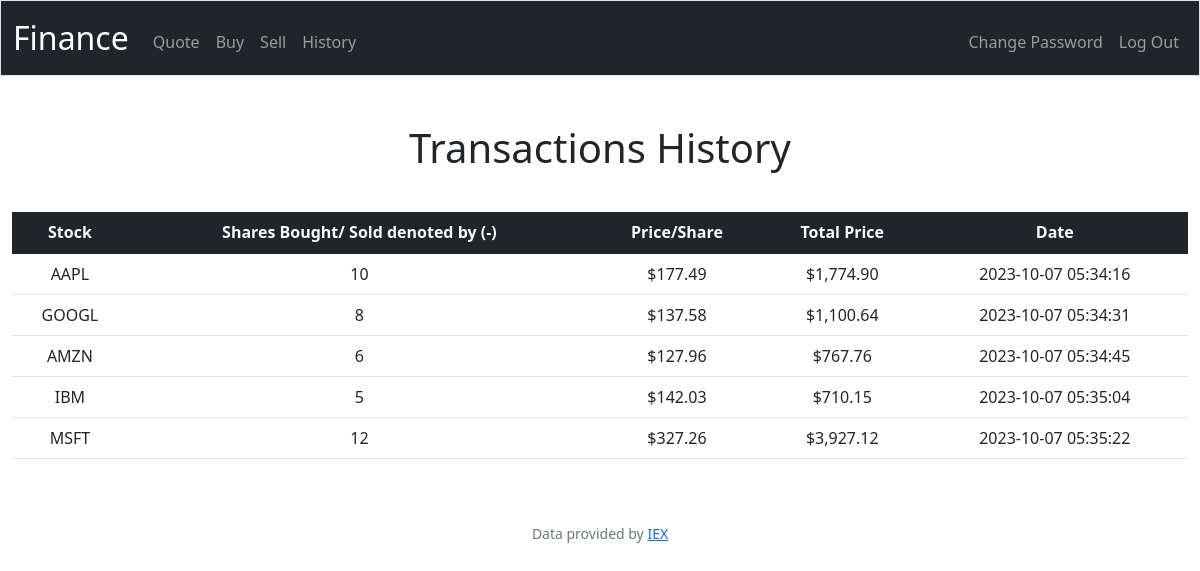
The app's page /history (signed in), older data.
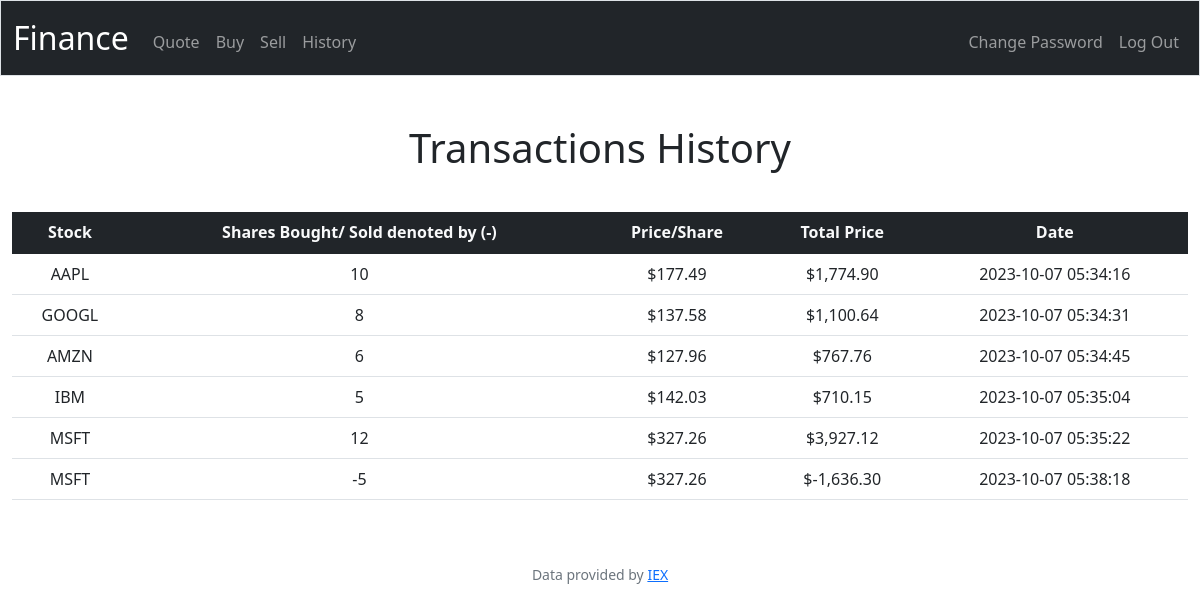
The same page, newer data.
### tables this page shows
CREATE TABLE transactions (id INTEGER PRIMARY KEY AUTOINCREMENT, user_id INTEGER, symbol TEXT, shares INTEGER, price FLOAT, date TIMESTAMP);

### app.py (the view)
@app.route("/history")
@login_required
def history():
    user_id = session["user_id"]
    user_transactions = db.execute(
        "SELECT * FROM transactions WHERE user_id = ? GROUP BY date", user_id)
    return render_template("history.html", transactions=user_transactions)

### app.py (called while the page is built)
@app.after_request
def after_request(response):
    response.headers["Cache-Control"] = "no-cache, no-store, must-revalidate"
    response.headers["Expires"] = 0
    response.headers["Pragma"] = "no-cache"
    return response

### helpers.py (called while the page is built)
def login_required(f):
    @wraps(f)
    def decorated_function(*args, **kwargs):
        if session.get("user_id") is None:
            return redirect("/login")
        return f(*args, **kwargs)
    return decorated_function

def usd(value):
    return f"${value:,.2f}"

### templates/history.html (shortened to what this page needs)
{% extends "layout.html" %}
{% block main %}
    <h1 class="text-center">Transactions History</h1>
    <table class="table">
      <thead class="bg-dark text-light">
        <tr>
          <th scope="col">Stock</th>
          <th scope="col">Shares Bought/ Sold denoted by (-)</th>
          <th scope="col">Price/Share</th>
          <th scope="col">Total Price</th>
          <th scope="col">Date</th>
        </tr>
      </thead>
      <tb>
      {% for transaction in transactions %}
      <tr>
        <td>{{ transaction.symbol }}</td>
        <td>{{ transaction.shares }}</td>
        <td>{{ transaction.price|usd }}</td>
        <td>{{ (transaction.shares * transaction.price)| usd }}</td>
        <td>{{ transaction.date }}</td>
      </tr>
      {% endfor %}
      </tb>
    </table>
{% endblock %}

### templates/layout.html (shortened to what this page needs)
<!DOCTYPE html>
<html lang="en">
    <head>
        <link href="https://cdn.jsdelivr.net/npm/bootstrap@5.1.3/dist/css/bootstrap.min.css" rel="stylesheet">
        <link href="/static/styles.css" rel="stylesheet">
    </head>
    <body>
        <nav class="bg-dark border navbar navbar-expand-md navbar-dark">
            <div class="container-fluid">
                <a class="navbar-brand" href="/">Finance</span></a>
                <div class="collapse navbar-collapse" id="navbar">
                    {% if session["user_id"] %}
                        <ul class="navbar-nav me-auto mt-2">
                            <li class="nav-item"><a class="nav-link" href="/quote">Quote</a></li>
                            <li class="nav-item"><a class="nav-link" href="/buy">Buy</a></li>
                            <li class="nav-item"><a class="nav-link" href="/sell">Sell</a></li>
                            <li class="nav-item"><a class="nav-link" href="/history">History</a></li>
                        </ul>
                        <ul class="navbar-nav ms-auto mt-2">
                            <li class="nav-item"><a class="nav-link" href="/password">Change Password</a></li>
                            <li class="nav-item"><a class="nav-link" href="/logout">Log Out</a></li>
                        </ul>
                    {% else %}
                        <ul class="navbar-nav ms-auto mt-2">
                            <li class="nav-item"><a class="nav-link" href="/register">Register</a></li>
                            <li class="nav-item"><a class="nav-link" href="/login">Log In</a></li>
                        </ul>
                    {% endif %}
                </div>
            </div>
        </nav>
        <main class="container-fluid py-5 text-center">
            {% block main %}{% endblock %}
        </main>
        <footer class="mb-5 small text-center text-muted">
            Data provided by <a href="https://iexcloud.io/">IEX</a>
        </footer>
    </body>
</html>

### static/styles.css (style rules this page uses)
nav .navbar-brand { font-size: xx-large; }
h1 { margin-bottom: 40px; }

Row changes from the older to the newer data that the page shows:
added transactions: (transaction.shares*transaction.price)|usd "$-1,636.30"
